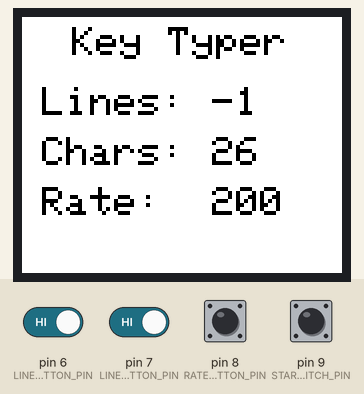
Bench run of a program on a simulated SparkFun Pro Micro, built with avr-gcc and run on an emulated ATmega32U4. On the bench: 160×128 colour display. The inputs (shaded band) are chosen by the test bench; at power-on: pin 6 (LINES_BUTTON_PIN), pin 7 (LINE_LEN_BUTTON_PIN), pin 8 (RATE_BUTTON_PIN), pin 9 (START_SWITCH_PIN) HIGH. USB keyboard and mouse output is not drawn.

Above: at 1.2 s.
1.3 s: pin 6 (LINES_BUTTON_PIN) driven LOW
At 1.9 s:
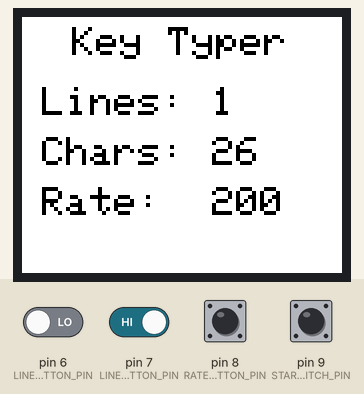
2.8 s: pin 7 (LINE_LEN_BUTTON_PIN) driven LOW
At 4.0 s:
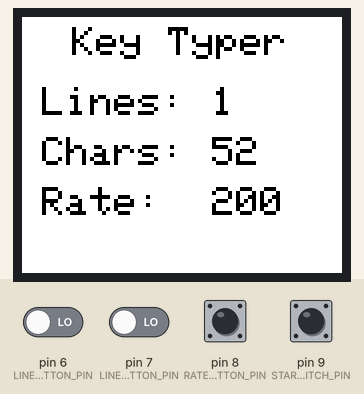
4.3 s: pin 8 (RATE_BUTTON_PIN) pulled LOW for 0.15 s
At 5.4 s:
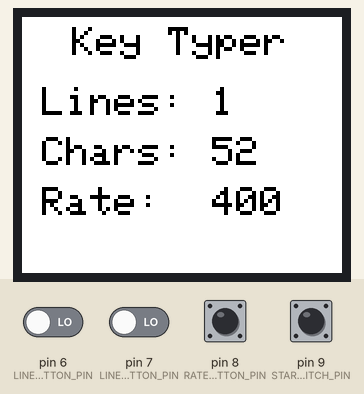
5.9 s: pin 8 (RATE_BUTTON_PIN) pulled LOW for 1 s
At 6.6 s:
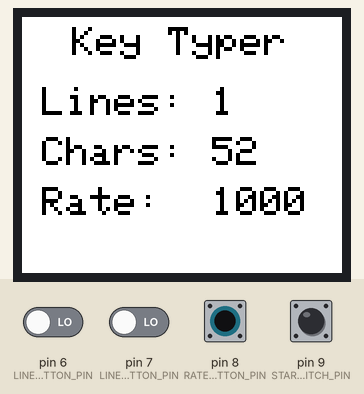
Timing chart, 0 to 8.9 s (numbered marks = the images above; inputs shaded):
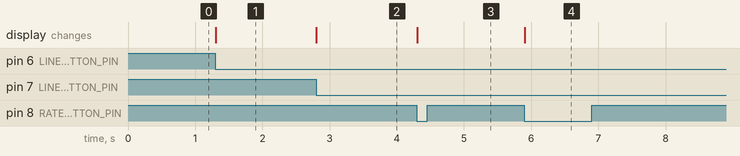

The program:

main.cpp
```cpp
#include <Arduino.h>
#include <Keyboard.h>
#include <spi.h>
#include <Ticker.h>
#include <TFT.h>
#include <Bounce2.h>

const char A = 'a';
const char Z = 'z';

const int START_SWITCH_PIN = 9;
const int LINES_BUTTON_PIN = 6;
const int LINE_LEN_BUTTON_PIN = 7;
const int RATE_BUTTON_PIN = 8;

const int TFT_CS_PIN = 10;
const int TFT_DC_PIN = A0; // Labelled RS on TFT
const int TFT_RST_PIN = 14;

const int LINES_ARRAY_LEN = 4;
const int LINES_VALUES[LINES_ARRAY_LEN] = {-1, 1, 2, 4};
const int LINE_LEN_ARRAY_LEN = 5;
const int LINE_LEN_VALUES[LINE_LEN_ARRAY_LEN] = {5, 13, 26, 52, 104};
const int RATE_ARRAY_LEN = 5;
const int RATE_VALUES[RATE_ARRAY_LEN] = {100, 200, 400, 1000, 6000};

const int LABEL_X_OFFSET = 10;
const int VALUE_X_OFFSET = 95;
const int LINES_Y_OFFSET = 35;
const int LINE_LEN_Y_OFFSET = 60;
const int RATE_Y_OFFSET = 85;

const long MILLIS_IN_MINUTE = 60000;

char character = A;

int charCount = 0;
int lineCount = 0;
int linesIndex = 0;
int lineLenIndex = 2;
int rateIndex = 1;

TFT screen = TFT(TFT_CS_PIN, TFT_DC_PIN, TFT_RST_PIN);

Bounce startSwitch = Bounce();
Bounce linesButton = Bounce();
Bounce lineLenButton = Bounce();
Bounce rateButton = Bounce();

void generateCharacter();
int getInterval();
Ticker characterTimer(generateCharacter, getInterval());

void displayNumber(int number, int x, int y) {
    char cstr[5];
    screen.text(itoa(number, cstr, 10), x, y);
}

int getInterval() {
    return MILLIS_IN_MINUTE / RATE_VALUES[rateIndex];
}

void clearNumber(int number, int x, int y) {
    screen.stroke(ST7735_WHITE);
    displayNumber(number, x, y);
    screen.stroke(ST7735_BLACK);
}

void setLinesValue(int number) {
    displayNumber(number, VALUE_X_OFFSET, LINES_Y_OFFSET);
}

void setLineLenValue(int number) {
    displayNumber(number, VALUE_X_OFFSET, LINE_LEN_Y_OFFSET);
}

void setRateValue(int number) {
    displayNumber(number, VALUE_X_OFFSET, RATE_Y_OFFSET);
}

void clearLinesValue(int number) {
    clearNumber(number, VALUE_X_OFFSET, LINES_Y_OFFSET);
}

void clearLineLenValue(int number) {
    clearNumber(number, VALUE_X_OFFSET, LINE_LEN_Y_OFFSET);
}

void clearRateValue(int number) {
    clearNumber(number, VALUE_X_OFFSET, RATE_Y_OFFSET);
}

void initializeInput(Bounce *button, int pin) {
    pinMode(pin, INPUT);
    digitalWrite(pin, HIGH);
    button->attach(pin);
    button->interval(5);
}

void handleLinesButton() {
    linesButton.update();
    if (linesButton.fell()) {
        clearLinesValue(LINES_VALUES[linesIndex]);
        linesIndex++;
        if (linesIndex == LINES_ARRAY_LEN) {
            linesIndex = 0;
        }
        setLinesValue(LINES_VALUES[linesIndex]);
    }
}

void handleLineLenButton() {
    lineLenButton.update();
    if (lineLenButton.fell()) {
        clearLineLenValue(LINE_LEN_VALUES[lineLenIndex]);
        lineLenIndex++;
        if (lineLenIndex == LINE_LEN_ARRAY_LEN) {
            lineLenIndex = 0;
        }
        setLineLenValue(LINE_LEN_VALUES[lineLenIndex]);
    }
}

void handleRateButton() {
    rateButton.update();
    if (rateButton.fell()) {
        clearRateValue(RATE_VALUES[rateIndex]);
        rateIndex++;
        if (rateIndex == RATE_ARRAY_LEN) {
            rateIndex = 0;
        }
        setRateValue(RATE_VALUES[rateIndex]);
        characterTimer.interval(getInterval());
    }
}

void handlestartSwitch() {
    startSwitch.update();
    if (startSwitch.read() == LOW && characterTimer.state() == STOPPED) {
        characterTimer.start();
    } else if (startSwitch.read() == HIGH && characterTimer.state() == RUNNING) {
        characterTimer.stop();
        lineCount = 0;
    }
}

void generateCharacter() {
    if (LINES_VALUES[linesIndex] == -1 || lineCount < LINES_VALUES[linesIndex]) {
        if (charCount >= LINE_LEN_VALUES[lineLenIndex]) {
            // Start a new line and start again at letter a
            Keyboard.println();
            character = A;
            charCount = 0;
            lineCount++;
        } else {
            // Write a single character
            Keyboard.write(character++);
            charCount++;
            if (character > Z) {
                character = A;
            }
        }
    }
}

void initializeScreen() {
    screen.begin();
    screen.background(ST7735_WHITE);
    screen.setTextSize(2);
    screen.stroke(ST7735_BLACK);
    screen.text("Key Typer", 25, 5);
    screen.text("Lines:", LABEL_X_OFFSET, LINES_Y_OFFSET);
    screen.text("Chars:", LABEL_X_OFFSET, LINE_LEN_Y_OFFSET);
    screen.text("Rate:", LABEL_X_OFFSET, RATE_Y_OFFSET);

    setLinesValue(LINES_VALUES[linesIndex]);
    setLineLenValue(LINE_LEN_VALUES[lineLenIndex]);
    setRateValue(RATE_VALUES[rateIndex]);
}

void setup() {
    initializeInput(&startSwitch, START_SWITCH_PIN);
    initializeInput(&linesButton, LINES_BUTTON_PIN);
    initializeInput(&lineLenButton, LINE_LEN_BUTTON_PIN);
    initializeInput(&rateButton, RATE_BUTTON_PIN);
    initializeScreen();
    Keyboard.begin();
}

void loop() {
    characterTimer.update();
    handlestartSwitch();
    handleLinesButton();
    handleLineLenButton();
    handleRateButton();
}
```

Measured:
- after the input at 1.3 s, the display: changes at once (image 1)
- after the input at 2.8 s, the display: changes at once (image 2)
- after the input at 4.3 s, the display: changes at once (image 3)
- after the input at 5.9 s, the display: changes at once (image 4)
